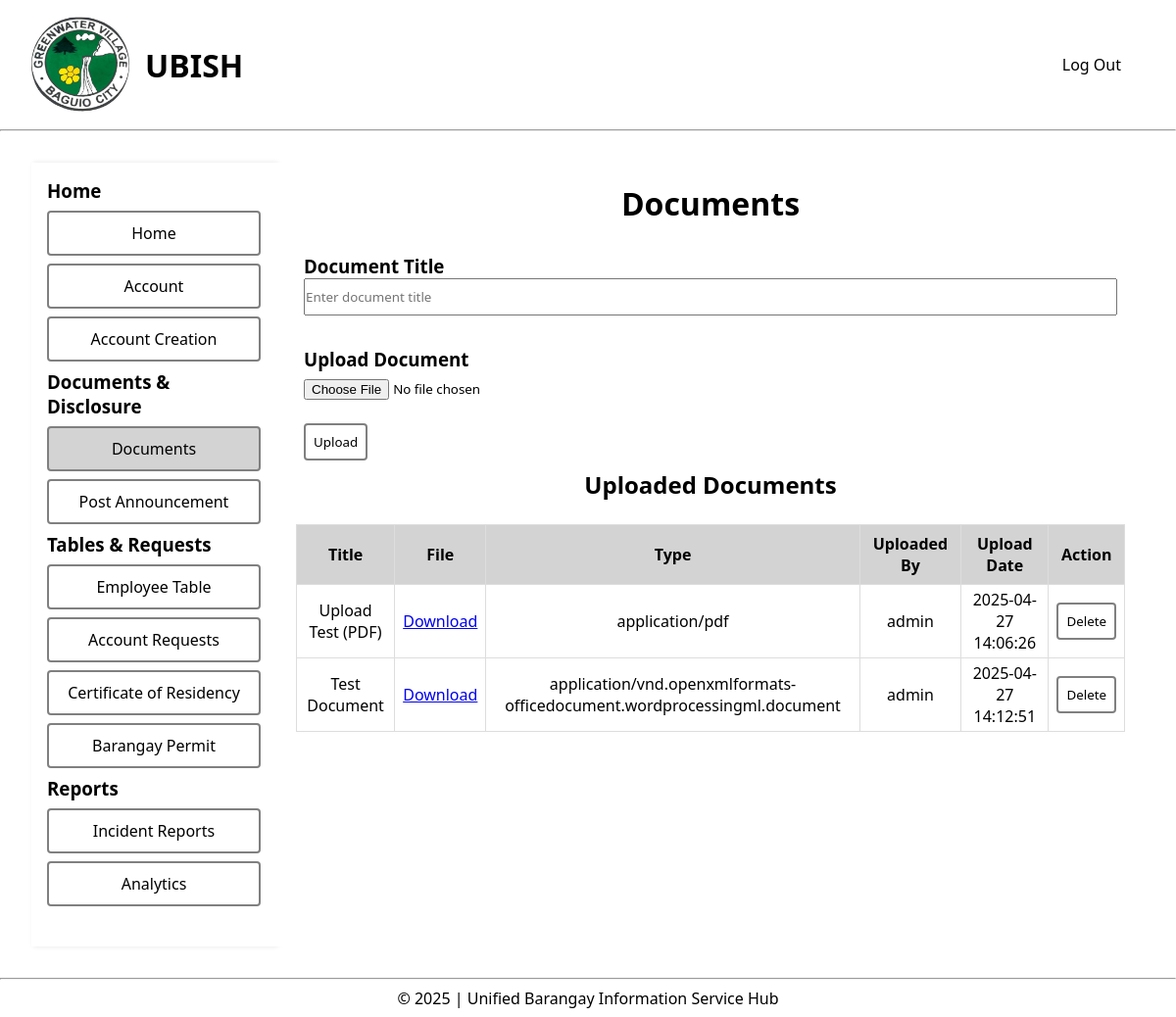
The page /admin/main/documents.php (signed in) on the database as committed earlier.
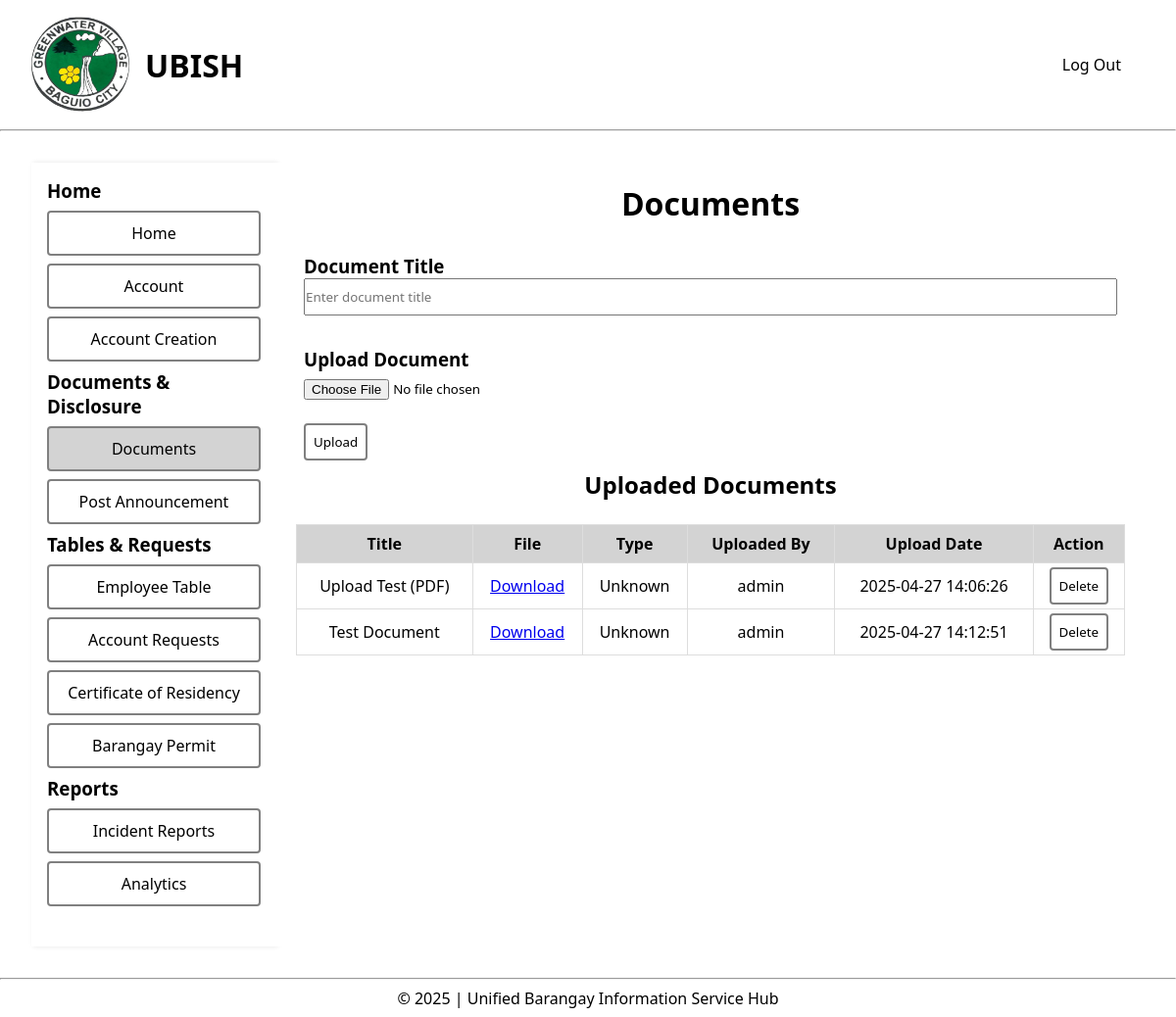
The same page on the database as committed later.
### tables this page shows
CREATE TABLE `files` (
  `file_id` int(11) NOT NULL,
  `title` varchar(255) NOT NULL,
  `file_name` varchar(255) NOT NULL,
  `file_path` varchar(255) NOT NULL,
  `uploaded_by` int(11) DEFAULT NULL,
  `upload_date` timestamp NOT NULL DEFAULT current_timestamp(),
  `privacy` enum('Public','Private') NOT NULL DEFAULT 'Public',
  `file_type` varchar(255) DEFAULT NULL
);

### admin/main/documents.php (the view, shortened to what this page needs)
<?php
include '../../config/dbfetch.php';
$documentsFetch = "SELECT * FROM files";
$stmt = $pdo->query($documentsFetch);
$documents = $stmt->fetchAll(PDO::FETCH_ASSOC);
function getDocumentsTable($pdo)
{
    $documentsFetch = "SELECT * FROM files";
    $stmt = $pdo->query($documentsFetch);
    $documents = $stmt->fetchAll(PDO::FETCH_ASSOC);
    $output = "";
    foreach ($documents as $document) {
        $documentId = $document['file_id'];
        $title = htmlspecialchars($document['file_name']);
        $filePath = htmlspecialchars($document['file_path']);
        $fileType = htmlspecialchars($document['file_type'] ?? 'Unknown');
        $uploadedBy = $document['uploaded_by'];
        $uploadDate = $document['upload_date'];
        $userFetch = "SELECT username FROM login_details WHERE user_id = :uploaded_by";
        $stmtUser = $pdo->prepare($userFetch);
        $stmtUser->execute([':uploaded_by' => $uploadedBy]);
        $user = $stmtUser->fetch(PDO::FETCH_ASSOC);
        $username = $user ? $user['username'] : 'Unknown';
        $output .= "<tr>
                        <td>$title</td>
                        <td><a href='$filePath' download>Download</a></td>
                        <td>$fileType</td>
                        <td>$username</td>
                        <td>$uploadDate</td>
                        <td><button onclick='confirmDelete($documentId)'>Delete</button></td>
                    </tr>";
    }
    return $output;
}
?>
<!DOCTYPE html>
<html lang="en">
<head>
    <link rel="stylesheet" href="../../assets/css/style.css">
</head>
</head>
<body>
    <header>
        <div class="navigation">
            <div class="logo">
                <img src="../../assets/img/greenwater-village-logo.jpg" alt="Greenwater Village Logo">
                <h1>UBISH</h1>
            </div>
            <form method="POST">
                <nav>
                    <ul>
                        <li><button class="logout" style="cursor: pointer;" name="logout">Log Out</button></li>
                    </ul>
                </nav>
            </form>
        </div>
        <hr>
    </header>
    <main>
        <div class="dashboard-main">
            <div class="dashboard-sidebar">
                <ul>
                    <h3>Home</h3>
                    <li><a href="../main/dashboard.php">Home</a></li>
                    <li><a href="../main/account.php">Account</a></li>
                    <li><a href="../main/account_creation.php">Account Creation</a></li>
                    <h3>Documents & Disclosure</h3>
                    <li class="active"><a href="../main/documents.php">Documents</a></li>
                    <li><a href="../main/announcements.php">Post Announcement</a></li>
                    <h3>Tables & Requests</h3>
                    <li><a href="../main/employee_table.php">Employee Table</a></li>
                    <li><a href="../main/account_requests.php">Account Requests</a></li>
                    <li><a href="../main/certificates.php">Certificate of Residency</a></li>
                    <li><a href="../main/permits.php">Barangay Permit</a></li>
                    <h3>Reports</h3>
                    <li><a href="../main/incidents.php">Incident Reports</a></li>
                    <li><a href="../main/reports.php">Analytics</a></li>
                </ul>
            </div>
            <div class="dashboard-content">
                <h1>
                    <center>Documents</center>
                </h1><br>
                <div class="document-upload-form">
                    <form method="POST" enctype="multipart/form-data">
                        <div class="document-credentials">
                            <h3>Document Title</h3>
                            <input type="text" name="title" placeholder="Enter document title" required>
                        </div>
                        <div class="document-credentials">
                            <h3>Upload Document</h3>
                            <input type="file" name="document" accept=".pdf,.doc,.docx,.xls,.xlsx,.txt,.jpg,.png"
                                required>
                            <button name="upload" id="uploadDocument">Upload</button>
                        </div>
                    </form>
                </div>
                <h2>
                    <center>Uploaded Documents</center>
                </h2>
                <table class="documents-table">
                    <thead>
                        <tr>
                            <th>Title</th>
                            <th>File</th>
                            <th>Type</th>
                            <th>Uploaded By</th>
                            <th>Upload Date</th>
                            <th>Action</th>
                        </tr>
                    </thead>
                    <tbody>
                        <?php echo getDocumentsTable($pdo); ?>
                    </tbody>
                </table>
            </div>
        </div>
    </main>
    <footer>
        <hr>
        <p><?php echo "&copy; " . date('Y') . " | Unified Barangay Information Service Hub"; ?></p>
    </footer>
</body>
</html>

Rows that differ between the two databases and show on the page:
changed files "Upload Test (PDF)": file_type "application/pdf" → "Unknown"
changed files "Test Document": file_type "application/vnd.openxmlformats-officedocument.wordprocessingml.document" → "Unknown"
